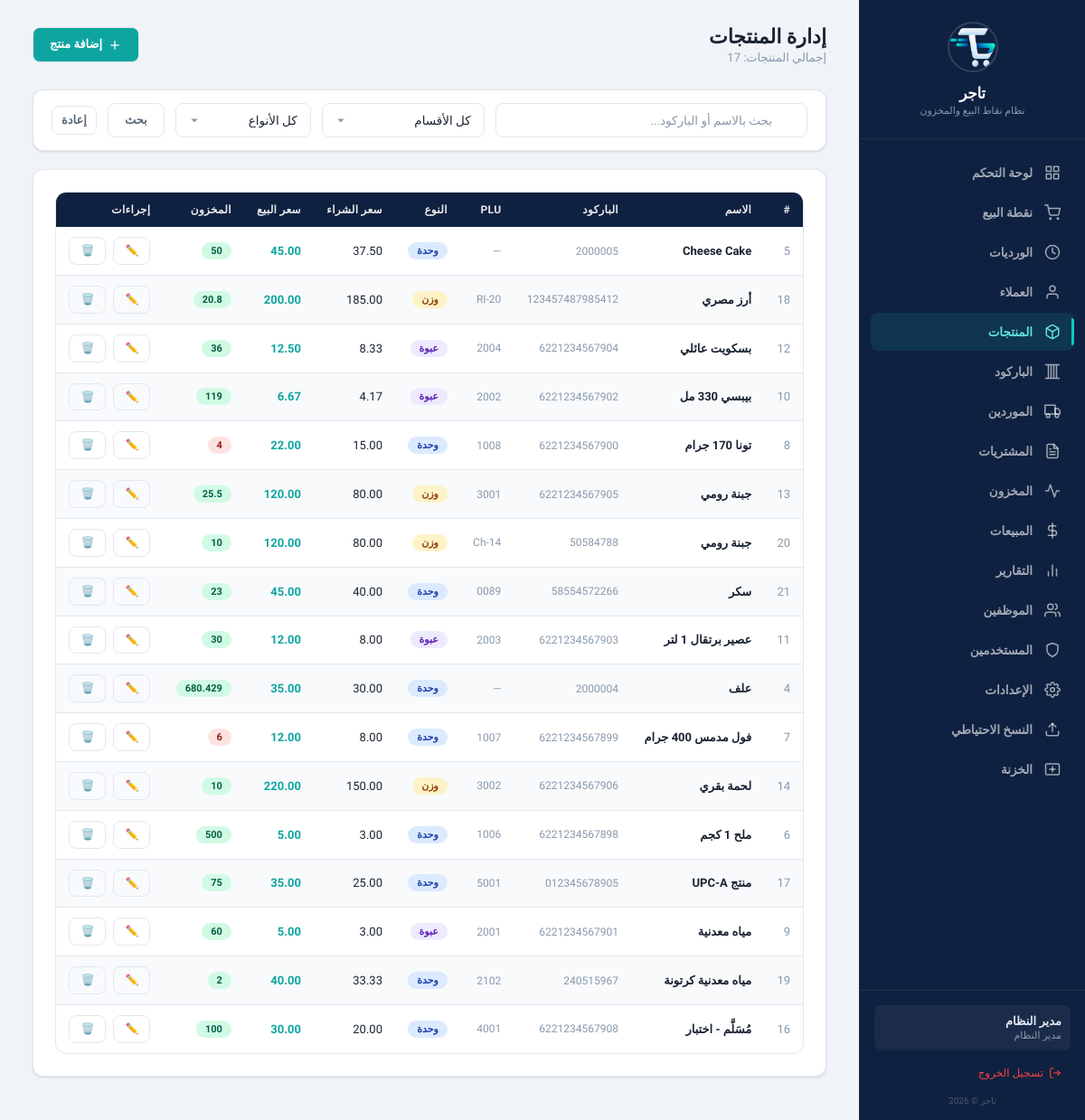
Screenshot of /?page=products (signed in) with the database file from the repository.
### tables this page shows
CREATE TABLE products (
    id INTEGER PRIMARY KEY AUTOINCREMENT,
    name TEXT NOT NULL,
    barcode TEXT DEFAULT NULL,
    plu_code TEXT DEFAULT NULL,
    type TEXT NOT NULL DEFAULT 'unit' CHECK(type IN ('unit', 'pack', 'weight')),
    purchase_price REAL NOT NULL DEFAULT 0,
    sale_price_unit REAL NOT NULL DEFAULT 0,
    sale_price_pack REAL DEFAULT NULL,
    pack_quantity INTEGER DEFAULT NULL,
    stock_quantity REAL NOT NULL DEFAULT 0,
    min_stock REAL NOT NULL DEFAULT 0,
    category TEXT DEFAULT NULL,
    notes TEXT DEFAULT NULL,
    is_active INTEGER NOT NULL DEFAULT 1,
    created_at TEXT NOT NULL DEFAULT (datetime('now', 'localtime')),
    updated_at TEXT NOT NULL DEFAULT (datetime('now', 'localtime'))
, pack_type TEXT DEFAULT 'كرتونة', pack_unit_quantity INTEGER DEFAULT NULL, pack_purchase_price REAL DEFAULT NULL, pack_sale_price REAL DEFAULT NULL, barcode2 TEXT DEFAULT NULL, barcode3 TEXT DEFAULT NULL, category_id INTEGER DEFAULT NULL);

### www/app/controllers/ProductController.php (called while the page is built, shortened)
<?php
class ProductController {
    private $productService;
    public function __construct() {
        $this->productService = new ProductService();
    }
    public function index() {
        $search = $_GET['search'] ?? '';
        $category = $_GET['category'] ?? '';
        $type = $_GET['type'] ?? '';
        $products = $this->productService->getAll($search, $category, $type);
        include APP_PATH . '/views/layout/header.php';
        include APP_PATH . '/views/products/index.php';
        include APP_PATH . '/views/layout/footer.php';
    }
}

### www/app/config/database.php (called while the page is built, shortened)
<?php
class Database {
    private static $instance = null;
    private $pdo;
    private function __construct() {
        $this->dbPath = __DIR__ . '/../../data/pos_system.db';
        try {
            $this->pdo = new PDO('sqlite:' . $this->dbPath);
            $this->pdo->setAttribute(PDO::ATTR_ERRMODE, PDO::ERRMODE_EXCEPTION);
            $this->pdo->setAttribute(PDO::ATTR_DEFAULT_FETCH_MODE, PDO::FETCH_ASSOC);
            $this->pdo->exec('PRAGMA journal_mode = WAL');
            $this->pdo->exec('PRAGMA foreign_keys = ON');
            $this->pdo->exec('PRAGMA busy_timeout = 5000');
            $this->pdo->exec('PRAGMA synchronous = NORMAL');
            $this->pdo->exec('PRAGMA cache_size = -8000');
            $this->pdo->exec('PRAGMA temp_store = MEMORY');
        } catch (PDOException $e) {
            die('Database connection failed: ' . $e->getMessage());
        }
    }
    public static function getInstance() {
        if (self::$instance === null) {
            self::$instance = new self();
        }
        return self::$instance;
    }
    public function getConnection() {
        return $this->pdo;
    }
    public function migrate() {
        $this->pdo->exec(
            "CREATE TABLE IF NOT EXISTS migrations (
                id INTEGER PRIMARY KEY AUTOINCREMENT,
                filename TEXT NOT NULL UNIQUE,
                applied_at TEXT NOT NULL DEFAULT (datetime('now', 'localtime'))
            )"
        );
    }
}

### www/app/services/ProductService.php (called while the page is built, shortened)
<?php
class ProductService {
    private $productRepo;
    public function __construct() {
        $this->productRepo = new ProductRepository();
    }
    public function getAll($search = '', $category = '', $type = '') {
        return $this->productRepo->getAll($search, $category, $type);
    }
}

### www/app/repositories/ProductRepository.php (called while the page is built, shortened)
<?php
class ProductRepository {
    private $db;
    public function __construct() {
        $this->db = Database::getInstance()->getConnection();
    }
    public function getAll($search = '', $category = '', $type = '') {
        $sql = "SELECT * FROM products WHERE is_active = 1";
        $params = [];
        $sql .= " ORDER BY name ASC";
        $stmt = $this->db->prepare($sql);
        $stmt->execute($params);
        return $stmt->fetchAll();
    }
}

### www/app/views/products/index.php (the view, shortened to what this page needs)
<div class="page-header">
    <div>
        <h1>إدارة المنتجات</h1>
        <p class="subtitle">إجمالي المنتجات: <?= count($products) ?></p>
    </div>
    <a href="?page=products&action=create" class="btn btn-primary">
        <svg width="16" height="16" viewBox="0 0 24 24" fill="none" stroke="currentColor" stroke-width="2"><line x1="12" y1="5" x2="12" y2="19"></line><line x1="5" y1="12" x2="19" y2="12"></line></svg>
        إضافة منتج
    </a>
</div>
<div class="card" style="padding:14px 20px;">
    <form style="display:flex;align-items:center;gap:12px;" method="GET">
        <div class="search-box" style="flex:1;">
            <input type="text" name="search" class="form-control" placeholder="بحث بالاسم أو الباركود..." value="<?= htmlspecialchars($_GET['search'] ?? '') ?>">
        </div>
        <select name="category" class="form-control" style="width:180px;">
            <option value="">كل الأقسام</option>
        </select>
        <select name="type" class="form-control" style="width:150px;">
            <option value="">كل الأنواع</option>
        </select>
        <button type="submit" class="btn btn-outline">بحث</button>
        <a href="?page=products" class="btn btn-ghost">إعادة</a>
    </form>
</div>
<div class="card">
    <?php if (!empty($products)): ?>
    <div class="table-wrapper">
        <table>
            <thead>
                <tr>
                    <th>#</th>
                    <th>الاسم</th>
                    <th>الباركود</th>
                    <th>PLU</th>
                    <th>النوع</th>
                    <th>سعر الشراء</th>
                    <th>سعر البيع</th>
                    <th>المخزون</th>
                    <th>إجراءات</th>
                </tr>
            </thead>
            <tbody>
                <?php foreach ($products as $p): ?>
                <tr>
                    <td class="text-muted"><?= $p['id'] ?></td>
                    <td class="fw-bold"><?= htmlspecialchars($p['name']) ?></td>
                    <td class="text-muted fs-sm"><?= $p['barcode'] ?: '—' ?></td>
                    <td class="text-muted fs-sm"><?= $p['plu_code'] ?: '—' ?></td>
                    <td>
                        <?php
                        $typeLabels = ['unit' => 'وحدة', 'pack' => 'عبوة', 'weight' => 'وزن'];
                        $typeColors = ['unit' => 'info', 'pack' => 'purple', 'weight' => 'warning'];
                        ?>
                        <span class="badge badge-<?= $typeColors[$p['type']] ?? 'info' ?>"><?= $typeLabels[$p['type']] ?? $p['type'] ?></span>
                    </td>
                    <td><?= number_format($p['purchase_price'], 2) ?></td>
                    <td class="fw-bold text-accent"><?= number_format($p['sale_price_unit'], 2) ?></td>
                    <td>
                        <?php if ($p['stock_quantity'] <= $p['min_stock'] && $p['min_stock'] > 0): ?>
                            <span class="badge badge-danger"><?= $p['stock_quantity'] ?></span>
                        <?php else: ?>
                            <span class="badge badge-success"><?= $p['stock_quantity'] ?></span>
                        <?php endif; ?>
                    </td>
                    <td>
                        <div class="btn-group">
                            <a href="?page=products&action=edit&id=<?= $p['id'] ?>" class="btn btn-sm btn-outline">✏️</a>
                            <button class="btn btn-sm btn-ghost text-danger" onclick="deleteItem('?page=products&action=delete&id=<?= $p['id'] ?>', 'حذف <?= htmlspecialchars($p['name']) ?>؟')">🗑️</button>
                        </div>
                    </td>
                </tr>
                <?php endforeach; ?>
            </tbody>
        </table>
    </div>
    <?php endif; ?>
</div>

### rows the page displays
products: id "5", name "Cheese Cake", barcode "2000005", plu_code "—", type "وحدة", purchase_price "37.50", sale_price_unit "45.00", stock_quantity "50"
products: id "18", name "أرز مصري", barcode "123457487985412", plu_code "RI-20", type "وزن", purchase_price "185.00", sale_price_unit "200.00", stock_quantity "20.8"
products: id "12", name "بسكويت عائلي", barcode "6221234567904", plu_code "2004", type "عبوة", purchase_price "8.33", sale_price_unit "12.50", stock_quantity "36"
products: id "10", name "بيبسي 330 مل", barcode "6221234567902", plu_code "2002", type "عبوة", purchase_price "4.17", sale_price_unit "6.67", stock_quantity "119"
products: id "8", name "تونا 170 جرام", barcode "6221234567900", plu_code "1008", type "وحدة", purchase_price "15.00", sale_price_unit "22.00", stock_quantity "4"
products: id "13", name "جبنة رومي", barcode "6221234567905", plu_code "3001", type "وزن", purchase_price "80.00", sale_price_unit "120.00", stock_quantity "25.5"
products: id "20", name "جبنة رومي", barcode "50584788", plu_code "Ch-14", type "وزن", purchase_price "80.00", sale_price_unit "120.00", stock_quantity "10"
products: id "21", name "سكر", barcode "58554572266", plu_code "0089", type "وحدة", purchase_price "40.00", sale_price_unit "45.00", stock_quantity "23"
products: id "11", name "عصير برتقال 1 لتر", barcode "6221234567903", plu_code "2003", type "عبوة", purchase_price "8.00", sale_price_unit "12.00", stock_quantity "30"
products: id "4", name "علف", barcode "2000004", plu_code "—", type "وحدة", purchase_price "30.00", sale_price_unit "35.00", stock_quantity "680.429"
products: id "7", name "فول مدمس 400 جرام", barcode "6221234567899", plu_code "1007", type "وحدة", purchase_price "8.00", sale_price_unit "12.00", stock_quantity "6"
products: id "14", name "لحمة بقري", barcode "6221234567906", plu_code "3002", type "وزن", purchase_price "150.00", sale_price_unit "220.00", stock_quantity "10"
products: id "6", name "ملح 1 كجم", barcode "6221234567898", plu_code "1006", type "وحدة", purchase_price "3.00", sale_price_unit "5.00", stock_quantity "500"
products: id "17", name "منتج UPC-A", barcode "012345678905", plu_code "5001", type "وحدة", purchase_price "25.00", sale_price_unit "35.00", stock_quantity "75"
products: id "9", name "مياه معدنية", barcode "6221234567901", plu_code "2001", type "عبوة", purchase_price "3.00", sale_price_unit "5.00", stock_quantity "60"
products: id "19", name "مياه معدنية كرتونة", barcode "240515967", plu_code "2102", type "وحدة", purchase_price "33.33", sale_price_unit "40.00", stock_quantity "2"
products: id "16", name "مُسَلَّم - اختبار", barcode "6221234567908", plu_code "4001", type "وحدة", purchase_price "20.00", sale_price_unit "30.00", stock_quantity "100"

### other values shown
$currentUser['name'] "مدير النظام"
$roleLabels[$currentUser['role']] "مدير النظام"
count($products) "17"
